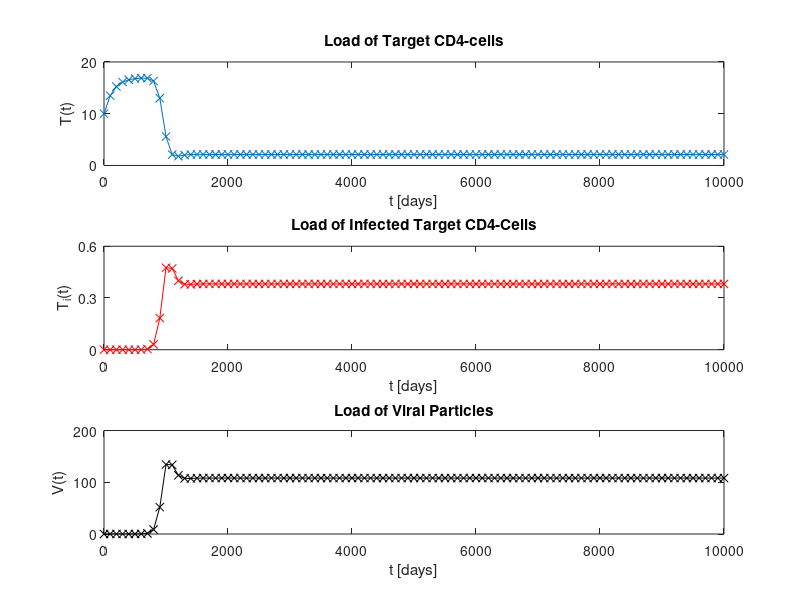

MATLAB code for this plot:
% Numerical Simulation Of Primary HIV-Infection

% Step 1: Initial Conditions And Problem Parameters
% Compare Stafford et al. 2000/ Alizon & Magnus 2012

% Initial Conditions

T_zero   = 10;
T_i_zero = 0;
V_zero   = 0.000001;

% Problem Parameters

r     = 0.17;
beta  = 0.00065;
d     = 0.01;
delta = 0.39;
pig   = 850;
c     = 3;

% Step 2: Equilibrium Point

T_star   = (c*delta)/(beta*pig);
T_i_star = (beta*pig*r-c*d*delta)/(beta*delta*pig);
V_star   = (beta*pig*r-c*d*delta)/(beta*c*delta);

% Step 3: Problem Definition

T            = 10000;
h            = 100;
t            = 0:h:T;
t            = t';
T_ee         = zeros(length(t),1);
T_rk2        = zeros(length(t),1);
T_nsfdm      = zeros(length(t),1);
T_i_ee       = zeros(length(t),1);
T_i_rk2      = zeros(length(t),1);
T_i_nsfdm    = zeros(length(t),1);
V_ee         = zeros(length(t),1);
V_rk2        = zeros(length(t),1);
V_nsfdm      = zeros(length(t),1);
T_ee(1)      = T_zero;
T_rk2(1)     = T_zero;
T_nsfdm(1)   = T_zero;
T_i_ee(1)    = T_i_zero;
T_i_rk2(1)   = T_i_zero;
T_i_nsfdm(1) = T_i_zero;
V_ee(1)      = V_zero;
V_rk2(1)     = V_zero;
V_nsfdm(1)   = V_zero;

% Step 3.1: Solve Explicit Eulerian Scheme

for j = 1:1:(length(t)-1)
  T_ee(j+1)   = T_ee(j)   + h*(r - beta*V_ee(j)*T_ee(j) - d*T_ee(j));
  T_i_ee(j+1) = T_i_ee(j) + h*(beta*V_ee(j)*T_ee(j) - delta*T_i_ee(j));
  V_ee(j+1)   = V_ee(j)   + h*(pig*T_i_ee(j) - c*V_ee(j));
endfor

% Step 3.2: Solve RK2 Scheme

f1 = @(x,y,z) r - beta*x*z - d*x;
f2 = @(x,y,z) beta*x*z - delta*y;
f3 = @(x,y,z) pig*y - c*z;

for j = 1:1:(length(t)-1)
   k1_x         = f1(T_rk2(j),T_i_rk2(j),V_rk2(j));
   k1_y         = f2(T_rk2(j),T_i_rk2(j),V_rk2(j));
   k1_z         = f3(T_rk2(j),T_i_rk2(j),V_rk2(j));
   k2_x         = f1(T_rk2(j) + h*k1_x, T_i_rk2(j) + h*k1_y, V_rk2(j) + h*k1_z);
   k2_y         = f2(T_rk2(j) + h*k1_x, T_i_rk2(j) + h*k1_y, V_rk2(j) + h*k1_z);
   k2_z         = f3(T_rk2(j) + h*k1_x, T_i_rk2(j) + h*k1_y, V_rk2(j) + h*k1_z);
   T_rk2(j+1)   = T_rk2(j)   + (h/2)*(k1_x+k2_x);
   T_i_rk2(j+1) = T_i_rk2(j) + (h/2)*(k1_y+k2_y);
   V_rk2(j+1)   = V_rk2(j)   + (h/2)*(k1_z+k2_z);
endfor

% Step 3.3: Solve NSFDM Scheme

for j = 1:1:(length(t)-1)
   T_nsfdm(j+1)   = (T_nsfdm(j) + h*r)/(1 + h*beta*V_nsfdm(j) + h*d);
   T_i_nsfdm(j+1) = (T_i_nsfdm(j) + h*beta*T_nsfdm(j+1)*V_nsfdm(j))/(1 + h*delta);
   V_nsfdm(j+1)   = (V_nsfdm(j) + h*pig*T_i_nsfdm(j+1))/(1 + h*c);
endfor

% Step 4: Plotting Of Solutions

## NSFDM Scheme, T = 10000, h = 100

figure(3)

subplot(3,1,1);
plot(t,T_nsfdm,'linestyle','-','marker','x');
title('Load of Target CD4-cells');
xlabel('t [days]');
ylabel('T(t)','interpreter','tex');
ylim([0, 20]);
yticks([0 10 20]);

subplot(3,1,2);
plot(t,T_i_nsfdm,'linestyle','-','marker','x','color','red');
title('Load of Infected Target CD4-Cells');
xlabel('t [days]');
ylabel('T_{i}(t)','interpreter','tex');
ylim([0, 0.6]);
yticks([0 0.3 0.6]);

subplot(3,1,3);
plot(t,V_nsfdm,'linestyle','-','marker','x','color','black');
title('Load of Viral Particles');
xlabel('t [days]');
ylabel('V(t)','interpreter','tex');
ylim([0, 200]);
yticks([0 100 200]);